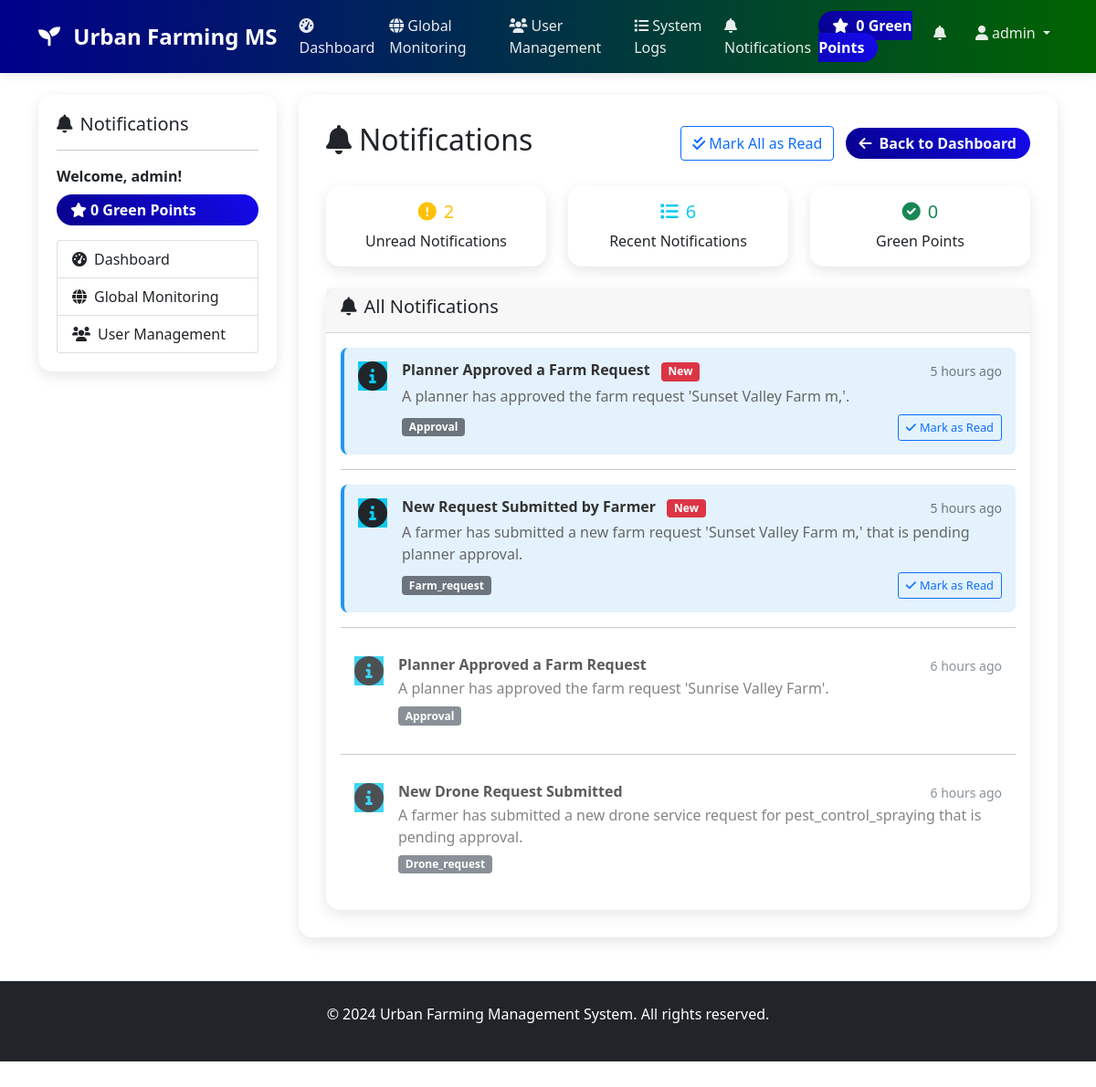
Screenshot of /notifications.php (signed in) with the database file from the repository.
### tables this page shows
CREATE TABLE `notifications` (
  `id` int(11) NOT NULL,
  `user_id` int(11) NOT NULL,
  `title` varchar(255) NOT NULL,
  `message` text NOT NULL,
  `type` enum('info','success','warning','error') DEFAULT 'info',
  `category` enum('farm_request','drone_request','approval','system','marketplace') DEFAULT 'system',
  `related_entity_type` enum('farm','drone_request','seed_listing','system') DEFAULT 'system',
  `related_entity_id` int(11) DEFAULT NULL,
  `is_read` tinyint(1) DEFAULT 0,
  `created_at` timestamp NOT NULL DEFAULT current_timestamp()
);

### config/database.php (called while the page is built, shortened)
<?php
class Database {
    private $host = "localhost";
    private $db_name = "urban_farming";
    private $username = "root";
    private $password = "";
    public function getConnection() {
        $this->conn = null;
        try {
            $this->conn = new PDO("mysql:host=" . $this->host . ";dbname=" . $this->db_name, $this->username, $this->password);
            $this->conn->exec("set names utf8");
            $this->conn->setAttribute(PDO::ATTR_ERRMODE, PDO::ERRMODE_EXCEPTION);
        } catch(PDOException $exception) {
            echo "Connection error: " . $exception->getMessage();
        }
        return $this->conn;
    }
}
?>

### includes/NotificationHelper.php (called while the page is built, shortened)
<?php
class NotificationHelper {
    private $db;
    public function __construct($database) {
        $this->db = $database->getConnection();
    }
    public function getUnreadCount($userId) {
        $query = "SELECT COUNT(*) as count FROM notifications WHERE user_id = ? AND is_read = FALSE";
        $stmt = $this->db->prepare($query);
        $stmt->execute([$userId]);
        $result = $stmt->fetch(PDO::FETCH_ASSOC);
        return $result['count'];
    }
    public function getNotifications($userId, $limit = 10, $offset = 0, $unreadOnly = false) {
        $whereClause = "WHERE user_id = ?";
        $limit = max(1, (int)$limit);
        $offset = max(0, (int)$offset);
        $query = "SELECT * FROM notifications $whereClause ORDER BY created_at DESC LIMIT $limit OFFSET $offset";
        $stmt = $this->db->prepare($query);
        $stmt->execute([$userId]);
        return $stmt->fetchAll(PDO::FETCH_ASSOC);
    }
    public static function getNotificationIcon($type) {
        switch ($type) {
            default:
                return 'fas fa-info-circle';
        }
    }
    public static function getNotificationBadgeColor($type) {
        switch ($type) {
            default:
                return 'bg-info';
        }
    }
    public static function formatNotificationTime($timestamp) {
        $time = strtotime($timestamp);
        $now = time();
        $diff = $now - $time;
        if ($diff < 60) {
            return 'Just now';
        } elseif ($diff < 3600) {
            $minutes = floor($diff / 60);
            return $minutes . ' minute' . ($minutes > 1 ? 's' : '') . ' ago';
        } elseif ($diff < 86400) {
            $hours = floor($diff / 3600);
            return $hours . ' hour' . ($hours > 1 ? 's' : '') . ' ago';
        } else {
            $days = floor($diff / 86400);
            return $days . ' day' . ($days > 1 ? 's' : '') . ' ago';
        }
    }
}
?>

### notifications.php (the view, shortened to what this page needs)
<?php
require_once 'config/database.php';
require_once 'includes/NotificationHelper.php';
$database = new Database();
$notificationHelper = new NotificationHelper($database);
$page = $_GET['page'] ?? 1;
$limit = 20;
$offset = ($page - 1) * $limit;
$notifications = $notificationHelper->getNotifications($_SESSION['user_id'], $limit, $offset);
$unreadCount = $notificationHelper->getUnreadCount($_SESSION['user_id']);
include 'includes/header.php';
?>
<div class="row">
    <div class="col-md-3">
        <div class="sidebar">
            <h5><i class="fas fa-bell me-2"></i>Notifications</h5>
            <hr>
            <div class="mb-3">
                <strong>Welcome, <?php echo $_SESSION['username']; ?>!</strong>
                <div class="green-points mt-2">
                    <i class="fas fa-star me-1"></i><?php echo $_SESSION['green_points']; ?> Green Points
                </div>
            </div>
            <div class="list-group">
                <?php if($_SESSION['role'] == 'farmer'): ?>
                    <a href="farmer_dashboard.php" class="list-group-item list-group-item-action">
                        <i class="fas fa-tachometer-alt me-2"></i>Dashboard
                    </a>
                    <a href="farm_requests.php" class="list-group-item list-group-item-action">
                        <i class="fas fa-farm me-2"></i>My Farms
                    </a>
                    <a href="drone_requests.php" class="list-group-item list-group-item-action">
                        <i class="fas fa-drone me-2"></i>Drone Requests
                    </a>
                <?php elseif($_SESSION['role'] == 'admin'): ?>
                    <a href="admin_dashboard.php" class="list-group-item list-group-item-action">
                        <i class="fas fa-tachometer-alt me-2"></i>Dashboard
                    </a>
                    <a href="global_monitoring.php" class="list-group-item list-group-item-action">
                        <i class="fas fa-globe me-2"></i>Global Monitoring
                    </a>
                    <a href="user_management.php" class="list-group-item list-group-item-action">
                        <i class="fas fa-users me-2"></i>User Management
                    </a>
                <?php endif; ?>
            </div>
        </div>
    </div>
    <div class="col-md-9">
        <div class="main-content">
            <div class="d-flex justify-content-between align-items-center mb-4">
                <h2><i class="fas fa-bell me-2"></i>Notifications</h2>
                <div>
                    <form method="POST" style="display: inline;">
                        <button type="submit" name="mark_all_read" class="btn btn-outline-primary me-2">
                            <i class="fas fa-check-double me-1"></i>Mark All as Read
                        </button>
                    </form>
                    <a href="<?php echo $_SESSION['role']; ?>_dashboard.php" class="btn btn-blue-color">
                        <i class="fas fa-arrow-left me-2"></i>Back to Dashboard
                    </a>
                </div>
            </div>
            <div class="row mb-4">
                <div class="col-md-4">
                    <div class="card text-center">
                        <div class="card-body">
                            <h5 class="card-title text-warning">
                                <i class="fas fa-exclamation-circle me-2"></i><?php echo $unreadCount; ?>
                            </h5>
                            <p class="card-text">Unread Notifications</p>
                        </div>
                    </div>
                </div>
                <div class="col-md-4">
                    <div class="card text-center">
                        <div class="card-body">
                            <h5 class="card-title text-info">
                                <i class="fas fa-list me-2"></i><?php echo count($notifications); ?>
                            </h5>
                            <p class="card-text">Recent Notifications</p>
                        </div>
                    </div>
                </div>
                <div class="col-md-4">
                    <div class="card text-center">
                        <div class="card-body">
                            <h5 class="card-title text-success">
                                <i class="fas fa-check-circle me-2"></i><?php echo $_SESSION['green_points']; ?>
                            </h5>
                            <p class="card-text">Green Points</p>
                        </div>
                    </div>
                </div>
            </div>
            <div class="card">
                <div class="card-header">
                    <h5><i class="fas fa-bell me-2"></i>All Notifications</h5>
                </div>
                <div class="card-body">
                    <?php if(empty($notifications)): ?>
                        <div class="text-center py-5">
                            <i class="fas fa-bell-slash fa-3x text-muted mb-3"></i>
                            <h5 class="text-muted">No notifications yet</h5>
                            <p class="text-muted">You're all caught up! New notifications will appear here.</p>
                        </div>
                    <?php else: ?>
                        <div class="notifications-list">
                            <?php foreach($notifications as $notification): ?>
                                <div class="notification-item <?php echo $notification['is_read'] ? 'read' : 'unread'; ?>"
                                     data-notification-id="<?php echo $notification['id']; ?>">
                                    <div class="d-flex align-items-start">
                                        <div class="notification-icon me-3">
                                            <i class="<?php echo NotificationHelper::getNotificationIcon($notification['type']); ?> fa-2x
                                                       <?php echo NotificationHelper::getNotificationBadgeColor($notification['type']); ?>"></i>
                                        </div>
                                        <div class="notification-content flex-grow-1">
                                            <div class="d-flex justify-content-between align-items-start">
                                                <h6 class="notification-title mb-1">
                                                    <?php echo htmlspecialchars($notification['title']); ?>
                                                    <?php if(!$notification['is_read']): ?>
                                                        <span class="badge bg-danger ms-2">New</span>
                                                    <?php endif; ?>
                                                </h6>
                                                <small class="text-muted">
                                                    <?php echo NotificationHelper::formatNotificationTime($notification['created_at']); ?>
                                                </small>
                                            </div>
                                            <p class="notification-message mb-2">
                                                <?php echo htmlspecialchars($notification['message']); ?>
                                            </p>
                                            <div class="notification-meta">
                                                <span class="badge bg-secondary me-2"><?php echo ucfirst($notification['category']); ?></span>
                                                <?php if(!$notification['is_read']): ?>
                                                    <button class="btn btn-sm btn-outline-primary mark-read-btn"
                                                            onclick="markAsRead(<?php echo $notification['id']; ?>)">
                                                        <i class="fas fa-check me-1"></i>Mark as Read
                                                    </button>
                                                <?php endif; ?>
                                            </div>
                                        </div>
                                    </div>
                                </div>
                                <hr>
                            <?php endforeach; ?>
                        </div>
                    <?php endif; ?>
                </div>
            </div>
        </div>
    </div>
</div>
<?php include 'includes/footer.php'; ?>

### includes/header.php (style rules this page uses)
:root { --primary-color: #2E8B57; --secondary-color: #90EE90; --accent-color: #32CD32; --dark-green: #006400; --light-green: #98FB98; --blue-color: #00008B; --text-color:rgb(255, 255, 255); --gray-color:rgb(0, 0, 0); }
body { font-family: 'Segoe UI', Tahoma, Geneva, Verdana, sans-serif; }
.card { border: none; border-radius: 15px; box-shadow: 0 5px 15px rgba(0,0,0,0.1); transition: transform 0.3s ease; }
.btn-blue-color { background: linear-gradient(45deg, var(--primary-color), var(--accent-color)); border: none; border-radius: 25px; padding: 10px 25px; transition: all 0.3s ease; }
.green-points { background: linear-gradient(45deg,rgb(7, 0, 139),rgb(21, 10, 238)); color:white; padding: 5px 15px; border-radius: 20px; font-weight: bold; }
.btn-blue-color { background: linear-gradient(45deg,rgb(7, 0, 139),rgb(21, 10, 238)); color:white; padding: 5px 15px; border-radius: 20px; font-weight: bold; }
.sidebar { background: white; border-radius: 15px; padding: 20px; box-shadow: 0 5px 15px rgba(0,0,0,0.1); }
.main-content { background: white; border-radius: 15px; padding: 30px; box-shadow: 0 5px 15px rgba(0,0,0,0.1); }

### notifications.php (style rules this page uses)
.notification-item { padding: 15px; border-radius: 8px; transition: all 0.3s ease; cursor: pointer; }
.notification-item.unread { background-color: #e3f2fd; border-left: 4px solid #2196f3; }
.notification-item.read { opacity: 0.8; }
.notification-icon { flex-shrink: 0; }
.notification-title { font-weight: 600; color: #333; }
.notification-message { color: #666; line-height: 1.5; }
.notification-meta { display: flex; align-items: center; justify-content: space-between; }
.mark-read-btn { font-size: 0.8rem; padding: 0.25rem 0.5rem; }
.notifications-list { max-height: 600px; overflow-y: auto; }

### rows the page displays
notifications: title "Planner Approved a Farm Request", is_read "New", created_at "5 hours ago", message "A planner has approved the farm request 'Sunset Valley Farm m,'.", category "Approval"
notifications: title "New Request Submitted by Farmer", is_read "New", created_at "5 hours ago", message "A farmer has submitted a new farm request 'Sunset Valley Farm m,' that is pending planner approval.", category "Farm_request"
notifications: title "Planner Approved a Farm Request", created_at "6 hours ago", message "A planner has approved the farm request 'Sunrise Valley Farm'.", category "Approval"
notifications: title "New Drone Request Submitted", created_at "6 hours ago", message "A farmer has submitted a new drone service request for pest_control_spraying that is pending approval.", category "Drone_request"

### other values shown
$_SESSION['green_points'] "0"
$_SESSION['username'] "admin"
$unreadCount "2"
count($notifications) "6"
